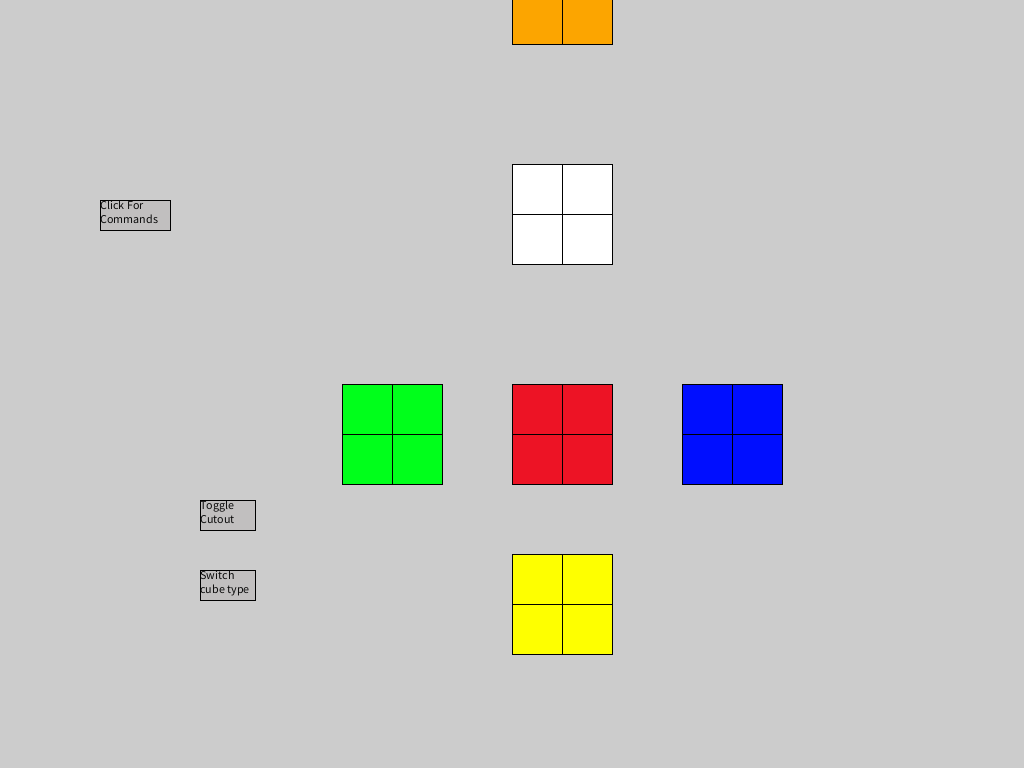
Frame 1 (no input)
Frame 60 (the mouse pressed at the canvas centre just before this capture): identical to frame 1, image omitted
Frame 120 (the mouse held since frame 60 and released just before this capture): identical to frame 1, image omitted

The Processing sketch that drew this single still picture (run headless with seeded random() and noise(); from frame 60 on, the mouse is pressed at the canvas centre):

// Processing sketch: Run_Rubiks
// ── Run_Rubiks.pde
RubiksCube player;
RubiksCube two;
RubiksCube three;
ToggleButton cutout = new ToggleButton(200, 500, 110, 60, "Toggle Cutout");
ToggleButton switchCube = new ToggleButton(200,570,110,60, "Switch cube type");
Button helpScreen = new Button(100, 200, 140, 60, "Click For Commands"); //show keyboard commands
ToggleButton goBack = new ToggleButton(2000, 2000, 120, 60, "Click to Go Back"); //go back from the help page
boolean onHelp; //are we on the help page?
boolean solve;//global for solving instantly vs animated solving
int ticks;//used to determine frames since last solve update
void setup() {
  size(1024, 768);
  three = new threeCube();
  three.reset();
  two = new twoCube();
  two.reset();
  player = two;
  ticks = 0;
  onHelp = false;
  /*
  player.front[0][0] = color(156, 156, 156);
   player.back[0][0] = color(156, 156, 156);
   player.left[0][0] = color(156, 156, 156);
   player.right[0][0] = color(156, 156, 156);
   player.up[0][0] = color(156, 156, 156);
   player.down[0][0] = color(156, 156, 156);
   
   */
  //for cutouting ignore otherwise
  solve = false;
}

void draw() {
  clear();
  int x = 512;
  int y = 384;
  cutout.makeButton();
  switchCube.makeButton();
  if (!onHelp) { //becomes replaced with the goBack button
  helpScreen.x = 100;
  helpScreen.y = 200;
  goBack.x = 2000;
  goBack.y = 2000;
  helpScreen.makeButton();
  }
  if (helpScreen.isPressed) { //<>//
    helpScreen.x = 2000; //<>//
    helpScreen.y = 2000; //<>//
    onHelp = true; //<>//
    goBack.x = 100; //<>//
    goBack.y = 150; //<>//
    goBack.makeButton(); //<>//
    fill(256, 256, 256); //<>//
    text("Welcome to the help screen for the Virtual Rubik's Cube!\nIn this helpful guide, you can find the commands for the " + //<>//
    "variety of options available to you. \nThey are listed down below:\n\n" +  //<>//
    //commands from here //<>//
    "Cubes\n" + //<>//
    "Y - Toggle between 2x2 cube or 3x3 cube\n\n" + //<>//
    "Rotations\n" +  //<>//
    "W - Physically rotates the cube upwards (Front face ----> up face)\n\n" + //<>//
    "A - Physically rotates the cube left (Front face ----> left face)\n\n" + //<>//
    "S - Physically rotates the cube right (Front face ---> right face)\n\n" + //<>//
    "D - Physically rotates the cube downwards (Front face ----> down face)\n\n" + //<>//
    "Turning\n\n" + //<>//
    "b - turns the front face clockwise\n\n" + //<>//
    "B - turns the front face counterclockwise\n\n" +  //<>//
    "g - turns the right face clockwise\n\n" +  //<>//
    "G - turns the right face counterclockwise\n\n" + //<>//
    "g - turns the right face clockwise\n\n" +  //<>//
    "G - turns the right face counterclockwise\n\n" + //<>//
    "h - turns the left face clockwise\n\n" +  //<>//
    "H - turns the left face counterclockwise\n\n" +  //<>//
    "n - turns the back face clockwise\n\n" + //<>//
    "N - turns the back face counterclockwise\n\n" + //<>//
    "j - turns the up face clockwise\n\n" + //<>//
    "J - turns the up face counterclockwise\n\n" + //<>//
    "m - turns the down face clockwise\n\n" + //<>//
    "M - turns the down face counterclockwise", width / 2 - 100, (height / 8) - 50, width - 100, height - 100); //<>//
    helpScreen.isPressed = true; //keeps the guide up //<>//
    if (goBack.isPressed) { //<>//
      onHelp = false; //<>//
      helpScreen.isPressed = false; //<>//
      goBack.isPressed = false;
    }//end guide //<>//
  }else{ //<>//
  if (switchCube.isPressed) { //user wishes to switch cubes //<>//
   if (player.size == 2) { //<>//
    player = three; //<>//
    switchCube.isPressed = !switchCube.isPressed; //<>//
   }else{ //<>//
    player = two; //<>//
    switchCube.isPressed = !switchCube.isPressed; //<>//
    } //<>//
  } //<>//
  if (cutout.isPressed) { //<>//
    if (player.size == 2) {     //<>//
      for (color[] a : player.front) { //<>//
        for (color b : a) {
          fill(256, 256, 256);
          rect(x, y, 55, 55);
          fill(b);
          rect(x, y, 50, 50);
          x += 75;
        }//end for
        y += 75;
        x = 512;
      }//end for
    }//if
    else {
      for (color[] a : player.front) {
        for (color b : a) {
          fill(256, 256, 256);
          rect(x, y, 55, 55);
          fill(b);
          rect(x, y, 50, 50);
          x += 75;
        }//end for
        y += 75;
        x = 512;
      }
    }//if you're 3x3 you have a different draw
  }//for button
  else {
    if (player.size == 2) {
      for (color[] m : player.front) {
        for (color n : m) {
          fill(n);
          rect(x, y, 50, 50);
          x+=50;
        }
        y+=50;
        x = 512;
      }
      y-=220;//move up
      for (color[] m : player.up) {
        for (color n : m) {
          fill(n);
          rect(x, y, 50, 50);
          x+=50;
        }
        y+=50;
        x = 512;
      }
      y-=220;//move up
      for (color[] m : player.back) {
        for (color n : m) {
          fill(n);
          rect(x, y, 50, 50);
          x+=50;
        }
        y+=50;
        x = 512;
      }
      y = 504; //move back down
      for (color[] m : player.down) {
        for (color n : m) {
          fill(n);
          rect(x, y, 50, 50);
          x+=50;
        }
        y+=50;
        x = 512;
      }
      y = 384;//back up
      x = 512 -120;//left for left face
      for (color[] m : player.left) {
        for (color n : m) {
          fill(n);
          rect(x, y, 50, 50);
          x+=50;
        }
        y+=50;
        x = 512-120;
      }
      y = 384;//back up
      x = 512 + 120;//over to right
      for (color[] m : player.right) {
        for (color n : m) {
          fill(n);
          rect(x, y, 50, 50);
          x+=50;
        }
        y+=50;
        x = 512 + 120;
      }
    }//if 
    else {
      for (color[] m : player.front) {
        for (color n : m) {
          fill(n);
          rect(x, y, 50, 50);
          x+=50;
        }
        y+=50;
        x = 512;
      }
      y-=320;//move up
      for (color[] m : player.up) {
        for (color n : m) {
          fill(n);
          rect(x, y, 50, 50);
          x+=50;
        }
        y+=50;
        x = 512;
      }
      y-=320;//move up
      for (color[] m : player.back) {
        for (color n : m) {
          fill(n);
          rect(x, y, 50, 50);
          x+=50;
        }
        y+=50;
        x = 512;
      }
      y = 554;
      for (color[] m : player.down) {
        for (color n : m) {
          fill(n);
          rect(x, y, 50, 50);
          x+=50;
        }
        y+=50;
        x = 512;
      }
      y = 384;
      x = 512 -170;
      for (color[] m : player.left) {
        for (color n : m) {
          fill(n);
          rect(x, y, 50, 50);
          x+=50;
        }
        y+=50;
        x = 512 - 170;
      }
      y = 384;
      x = 512 + 170;
      for (color[] m : player.right) {
        for (color n : m) {
          fill(n);
          rect(x, y, 50, 50);
          x+=50;
        }
        y+=50;
        x = 512 + 170;
      }
      
    }//
  }//else
  if (solve) {//if solving animation toggled perform part of a solve
    ticks += 1;
    if (ticks == 60) {
      player.solve(1); 
      ticks = 0;
    }
  }//end solve animation

  if (player.isSolved()) { //if at anypoint the cube is solved, clear the moves stack
    Stack<Integer> newStack  = new Stack<Integer>(); 
    player.solStack = newStack;
  }
  }
}//end draw

void keyPressed() {
  if (key == 119) {//RU
    player.rotateUp();
    if (player.solStack.isEmpty()) {
      player.solStack.push(13);
    } else if (!(player.solStack.peek() == 12)) {
      player.solStack.push(13);//pushes opposite of move performed to make the process reversible into a solved state
    } else {
      player.solStack.pop();
    }
  }
  if (key == 97) {//RL
    player.rotateLeft();
    if (player.solStack.isEmpty()) {
      player.solStack.push(15);
    } else if (!(player.solStack.peek() == 14)) {
      player.solStack.push(15);
    } else {
      player.solStack.pop();
    }
  }
  if (key == 115) {//RD
    player.rotateDown();
    if (player.solStack.isEmpty()) {
      player.solStack.push(12);
    } else if (!(player.solStack.peek() == 13)) {
      player.solStack.push(12);
    } else {
      player.solStack.pop();
    }
  }
  if (key == 100) {//RR
    player.rotateRight();
    if (player.solStack.isEmpty()) {
      player.solStack.push(14);
    } else if (!(player.solStack.peek() == 15)) {
      player.solStack.push(14);
    } else {
      player.solStack.pop();
    }
  }

  if (key == 'b') { //FC
    player.turnFC();
    if (player.solStack.isEmpty()) {
      player.solStack.push(1);
    } else if (!(player.solStack.peek() == 0)) {
      player.solStack.push(1);
    } else {
      player.solStack.pop();
    }
  }
  if (key == 'B') { //FCC
    player.turnFCC();
    if (player.solStack.isEmpty()) {
      player.solStack.push(0);
    } else if (!(player.solStack.peek() == 1)) {
      player.solStack.push(0);
    } else {
      player.solStack.pop();
    }
  }
  if (key == 'g') { //RC
    player.turnRC();
    if (player.solStack.isEmpty()) {
      player.solStack.push(3);
    } else if (!(player.solStack.peek() == 2)) {
      player.solStack.push(3);
    } else {
      player.solStack.pop();
    }
  }
  if (key == 'G') { //RCC
    player.turnRCC();
    if (player.solStack.isEmpty()) {
      player.solStack.push(2);
    } else if (!(player.solStack.peek() == 3)) {
      player.solStack.push(2);
    } else {
      player.solStack.pop();
    }
  }
  if (key == 'h') { //LC
    player.turnLC();
    if (player.solStack.isEmpty()) {
      player.solStack.push(5);
    } else if (!(player.solStack.peek() == 4)) {
      player.solStack.push(5);
    } else {
      player.solStack.pop();
    }
  }
  if (key == 'H') { //LCC
    player.turnLCC();
    if (player.solStack.isEmpty()) {
      player.solStack.push(4);
    } else if (!(player.solStack.peek() == 5)) {
      player.solStack.push(4);
    } else {
      player.solStack.pop();
    }
  }
  if (key == 'n') { //BC
    player.turnBC();
    if (player.solStack.isEmpty()) {
      player.solStack.push(11);
    } else if (!(player.solStack.peek() == 10)) {
      player.solStack.push(11);
    } else {
      player.solStack.pop();
    }
  }
  if (key == 'N') { //BCC
    player.turnBCC();
    if (player.solStack.isEmpty()) {
      player.solStack.push(10);
    } else if (!(player.solStack.peek() == 11)) {
      player.solStack.push(10);
    } else {
      player.solStack.pop();
    }
  }
  if (key == 'j') { //UC
    player.turnUC();
    if (player.solStack.isEmpty()) {
      player.solStack.push(9);
    } else if (!(player.solStack.peek() == 8)) {
      player.solStack.push(9);
    } else {
      player.solStack.pop();
    }
  }
  if (key == 'J') { //UCC
    player.turnUCC();
    if (player.solStack.isEmpty()) {
      player.solStack.push(8);
    } else if (!(player.solStack.peek() == 9)) {
      player.solStack.push(8);
    } else {
      player.solStack.pop();
    }
  }
  if (key == 'm') { //DC
    player.turnDC();
    if (player.solStack.isEmpty()) {
      player.solStack.push(7);
    } else if (!(player.solStack.peek() == 6)) {
      player.solStack.push(7);
    } else {
      player.solStack.pop();
    }
  }
  if (key == 'M') { //DCC
    player.turnDCC();
    if (player.solStack.isEmpty()) {
      player.solStack.push(6);
    } else if (!(player.solStack.peek() == 7)) {
      player.solStack.push(6);
    } else {
      player.solStack.pop();
    }
  }
  if (key == 'z') {
    player.solve(0);
  }
  if (key == 'Z') {
    solve = !solve;
  }
  if (key == 'X' || key == 'x') {
    player.shuffle();
  }
  if (key == 'r'){
     if (player.solStack.isEmpty()){
        System.out.println("It is solved already!");
     }
     else{
        int top = player.solStack.peek();
        if (top == 0){
          System.out.println("Hint: press b");
        }
        if (top == 1){
          System.out.println("Hint: press B");
        }
        if (top == 2){
          System.out.println("Hint: press g");
        }
        if (top == 3){
          System.out.println("Hint: press G");
        }
        if (top == 4){
          System.out.println("Hint: press h");
        }
        if (top == 5){
          System.out.println("Hint: press H");
        }
        if (top == 6){
          System.out.println("Hint: press m");
        }
        if (top == 7){
          System.out.println("Hint: press M");
        }
        if (top == 8){
          System.out.println("Hint: press j");
        }
        if (top == 9){
          System.out.println("Hint: press J");
        }
        if (top == 10){
          System.out.println("Hint: press n");
        }
        if (top == 11){
          System.out.println("Hint: press N");
        }
        if (top == 12){
          System.out.println("Hint: press w");
        }
        if (top == 13){
          System.out.println("Hint: press s");
        }
        if (top == 14){
          System.out.println("Hint: press a");
        }
        if (top == 15){
          System.out.println("Hint: press d");
        }
     }
  }
  if (key == 'y'){
        if (player.size == 2){
           player = three; 
        }
        else{
           player = two; 
        }
     }
  /*if (key == 't'){
   System.out.println("is it solved? " + player.isSolved());
   System.out.println("empty? "+ player.solStack.isEmpty());
   }*/
}
void mouseClicked() {
  cutout.mouseClicked();
  switchCube.mouseClicked();
  helpScreen.mouseClicked();
  goBack.mouseClicked();
}

// ── Button.pde
public class Button {
  int x;
  int y;
  String message;
  float xsize;
  float ysize;
  boolean isPressed = false;
  public Button(int xCoor, int yCoor, float xSize, float ySize, String writing) {
    x = xCoor;
    y = yCoor;
    xsize = xSize / 2;
    ysize = ySize / 2;
    message = writing;
  }//end constuctor
  
  public void makeButton() {
      fill(#C1BFBF);
      rect(x, y, xsize, ysize);
      fill(#0A0A0A);
      text(message, x, y, xsize, ysize); 
  }
  void mouseClicked() {
    if (mouseX >= x && mouseX <= x + xsize && mouseY >= y && mouseY <= y + ysize) {      
      fill(#080707);
      rect(x, y, xsize, ysize);
      fill(#FAF7F7);
      text(message, x, y, xsize, ysize);
      isPressed = true;
    }
  }
}

// ── RubiksCube.pde
import java.util.Stack;
public abstract class RubiksCube {

  protected int size;//signifies wether 2x2 or 3x3
  color[][] front, back, left, right, up, down;//6 faces of a rubiks cube
  /*************************************************************************
   Solving the cube
   *************************************************************************/

  protected Stack<Integer> solStack;//stack that holds solution
  //will track every move performed to allow for contructing a solution backwards
  /*
  Integers will represent a move
   0 = FC = Front clockwise . . . .  etc
   1 = FCC
   2 = RC
   3 = RCC
   4 = LC
   5 = LCC
   6 = DC
   7 = DCC
   8 = UC
   9 = UCC
   10 = BC
   11 = BCC
   12 = RU = Rotate Up  . . . . . etc
   13 = RD
   14 = RL
   15 = RR
   
   */

  public void solve(int x) {
    while (!solStack.isEmpty()) {
      if (isSolved()){
         Stack<Integer> newStack  = new Stack<Integer>(); //clears the solutions stack
         solStack = newStack;
         return;  //If shuffle by random chance made circular move back to solved state, animation will stop
      }
      int peekStack = solStack.peek();
      switch(peekStack) {
      case 0: 
        turnFC();
        break;
      case 1: 
        turnFCC();
        break;
      case 2: 
        turnRC();
        break;
      case 3: 
        turnRCC();
        break;
      case 4: 
        turnLC();
        break;
      case 5: 
        turnLCC();
        break;
      case 6: 
        turnDC();
        break;
      case 7: 
        turnDCC();        
        break;
      case 8: 
        turnUC();
        break;
      case 9: 
        turnUCC();
        break;
      case 10:
        turnBC();
        break;
      case 11:
        turnBCC();
        break;
      case 12:
        rotateUp();
        break;
      case 13:
        rotateDown();
        break;
      case 14:
        rotateLeft();
        break;
      case 15:
        rotateRight();        
        break;
      }//end switch
      solStack.pop();
      if (x == 1) {
        break;
      }
    }//end while loop
  }//end solve
  /**********************************************************************
   General use FXNs 
   
   ***********************************************************************/
  public void shuffle() {
    int operation;
    reset(); //resets the cube to prevent lots of moves being pushed into the moves stack
    for (int x = 0; x < 30; x++) {
      operation = (int)(Math.random() * 16);
      switch(operation) {
      case 0: 
        turnFC();
        solStack.push(1);
        break;
      case 1: 
        turnFCC();
        solStack.push(0);
        break;
      case 2: 
        turnRC();
        solStack.push(3);
        break;
      case 3: 
        turnRCC();
        solStack.push(2);
        break;
      case 4: 
        turnLC();
        solStack.push(5);
        break;
      case 5: 
        turnLCC();
        solStack.push(4);
        break;
      case 6: 
        turnDC();
        solStack.push(7);
        break;
      case 7: 
        turnDCC();
        solStack.push(6);
        break;
      case 8: 
        turnUC();
        solStack.push(9);
        break;
      case 9: 
        turnUCC();
        solStack.push(8);
        break;
      case 10:
        turnBC();
        solStack.push(11);
        break;
      case 11:
        turnBCC();
        solStack.push(10);
        break;
      case 12:
        rotateUp();
        solStack.push(13);
        break;
      case 13:
        rotateDown();
        solStack.push(12);
        break;
      case 14:
        rotateLeft();
        solStack.push(15);
        break;
      case 15:
        rotateRight();
        solStack.push(14);
        break;
      }//end switch
    }
  }//end shuffle
  public String toString() {
    String retVal = "";
    retVal += "Front face:\n";
    for (color[] n : front) {       
      for (color m : n) {
        retVal += m + ", ";
      }
      retVal+="\n";
    }
    retVal += "Back face:\n";
    for (color[] n : back) {       
      for (color m : n) {
        retVal += m + ", ";
      }
      retVal+="\n";
    }
    retVal += "Left face:\n";
    for (color[] n : left) {       
      for (color m : n) {
        retVal += m + ", ";
      }
      retVal+="\n";
    }
    retVal += "Right face:\n";
    for (color[] n : right) {       
      for (color m : n) {
        retVal += m + ", ";
      }
      retVal+="\n";
    }
    retVal += "Up face:\n";
    for (color[] n : up) {       
      for (color m : n) {
        retVal += m + ", ";
      }
      retVal+="\n";
    }
    retVal += "Down face:\n";
    for (color[] n : down) {       
      for (color m : n) {
        retVal += m + ", ";
      }
      retVal+="\n";
    }
    return retVal;
  }//end toString

  public boolean isSolved() {
    color temp = front[0][0];
    for (color[] n : front) {//check for conformity in the front face
      for (color m : n) {
        if (!(m==temp)) {
          return false;
        }
      }
    }
    temp = back[0][0];
    for (color[] n : back) {//check for conformity in the back
      for (color m : n) {
        if (!(m==temp)) {
          return false;
        }
      }
    }
    temp = left[0][0];
    for (color[] n : left) {//check for conformity on the left
      for (color m : n) {
        if (!(m==temp)) {
          return false;
        }
      }
    }
    temp = right[0][0];
    for (color[] n : right) {//same but for right
      for (color m : n) {
        if (!(m==temp)) {
          return false;
        }
      }
    }
    temp = up[0][0];
    for (color[] n : up) {//again check
      for (color m : n) {
        if (!(m == temp)) {
          return false;
        }
      }
    }
    temp = down[0][0];
    for (color[] n : down) {//last face to check
      for (color m : n) {
        if (!(m ==temp)) {
          return false;
        }
      }
    }
    return true;
  }//end isSolved

  public void reset() {
    for (color[] m : front) {//front becomes red
      for (int x = 0; x < m.length; x++) {
        m[x]= color(237, 19, 37);
      }
    }
    for (color[] m : back) {//becomes orange
      for (int x = 0; x < m.length; x++) {
        m[x]= color(252, 165, 0);
      }
    }
    for (color[] m : up) {//becomes white
      for (int x = 0; x < m.length; x++) {
        m[x]= color(255, 255, 255);
      }
    }
    for (color[] m : down) {//becomes yellow
      for (int x = 0; x < m.length; x++) {
        m[x]= color(254, 255, 0);
      }
    }
    for (color[] m : left) {//becomes green
      for (int x = 0; x < m.length; x++) {
        m[x]= color(0, 255, 27);
      }
    }
    for (color[] m : right) {//becomes blue
      for (int x = 0; x < m.length; x++) {
        m[x]= color(0, 14, 255);
      }
    }
    Stack<Integer> newStack  = new Stack<Integer>(); //clears the solutions stack
    solStack = newStack;
  }//end reset

  /**********************************************************************
   FXNS Incorporating turning     
   
   ***********************************************************************/
  protected abstract void turn(color[][] a, int turn);//to be implemented for specific use within 2x2 and 3x3 rubiks cube classes turn 1 == clockwise 0 == CC
  public void turnFC() {//will turn the front face clockwise;
    turn(front, 1);
  }//end
  public void turnFCC() {//will turn front face Counter clockwise
    turn(front, 0);
  }//end
  public void turnRC() {//right face clockwise
    turn(right, 1);
  }//end 
  public void turnRCC() {//right face counterclockwise
    turn(right, 0);
  }//end
  public void turnLC() {//left face clockwise
    turn(left, 1);
  }//end 
  public void turnLCC() {//left face counterClockwise
    turn(left, 0);
  }//end 
  public void turnBC() {//back face clockwise
    turn(back, 1);
  }//end 
  public void turnBCC() {//turn back face counterclockwise
    turn(back, 0);
  }//end 
  public void turnUC() {//turn up face clockwise
    turn(up, 1);
  }//end 
  public void turnUCC() {//turn up face Counterclockwise
    turn(up, 0);
  }//end
  public void turnDC() {//turn down face Clockwise
    turn(down, 1);
  }//end
  public void turnDCC() {//turn down face Counter Clockwise
    turn(down, 0);
  }//end
  /**********************************************************************
   FXNS Involving changing perspective     
   
   ***********************************************************************/
  public abstract void rotateUp();
  public abstract void rotateDown();
  public abstract void rotateLeft();
  public abstract void rotateRight();
}//end class

// ── ToggleButton.pde
/**
*Button subclass that works as a lever, able to be both on and off multiple times
*/

public class ToggleButton extends Button {
  public ToggleButton(int xCoor, int yCoor, float xSize, float ySize, String writing) {
    super(xCoor, yCoor, xSize, ySize, writing); //inherit from super
  }//end constuctor
  
  //display button
  
  public void makeButton() {
    super.makeButton();
  }//end makeButton()
  
  public void mouseClicked() {
    if (mouseX >= x && mouseX <= x + xsize && mouseY >= y && mouseY <= y + ysize) {      
      fill(#080707);
      rect(x, y, xsize, ysize);
      fill(#FAF7F7);
      text(message, x, y, xsize, ysize);
      isPressed = !isPressed; //allows togglability
    }//end if
  }//end mouseClicked()
}//end class

// ── threeCube.pde
public class threeCube extends RubiksCube {
  public threeCube() {
    front = new color[3][3];
    back = new color[3][3];
    up = new color[3][3];
    down = new color[3][3];
    left = new color[3][3];
    right = new color[3][3];
    solStack = new Stack<Integer>(); //move tracking
    size = 3;
  }//end constructor
  protected void turn(color[][] a, int turn) {

    color[] tmp = new color[3]; //new array to hold colors
    if (a.equals(front) && turn ==1) {
      rotateHC(front);//front 90 degrees
      tmp[0] = up[2][0];
      tmp[1] = up[2][1];
      tmp[2] = up[2][2];
      //hard code lets go
      up[2][0] = left[2][2];
      up[2][1] = left[1][2];
      up[2][2] = left[0][2];
      //left --> up
      left[2][2] = down[0][2];
      left[1][2] = down[0][1];
      left[0][2] = down[0][0];
      //down --> left
      down[0][2] = right[0][0];
      down[0][1] = right[1][0];
      down[0][0] = right[2][0];
      //right --> down
      right[0][0] = tmp[0];
      right[1][0] = tmp[1];
      right[2][0] = tmp[2];
      //up --> right
    }//clockwise for front face
    if (a.equals(front) && turn == 0) {
      for (int x = 0; x < 3; x++) {
        turn(front, 1);
      }
    }
    if (a.equals(right) && turn == 1) {//c
      rotateLeft();//now right is in the front
      turn(front, 1);
      rotateRight();//now its back where it belongs
    }
    if (a.equals(right) && turn == 0) {//cc
      rotateLeft();//now right is in the front
      turn(front, 0);
      rotateRight();//now its back where it belongs
    }
    if (a.equals(left) && turn == 1) {
      rotateRight();//left is in the front spot
      turn(front,1);//clockwise turn
      rotateLeft();//now its back where it belongs
    }
    if (a.equals(left) && turn == 0) {
      rotateRight();//left is in the front spot
      turn(front,0);//counterclockwise turn
      rotateLeft();//now its back where it belongs
    }
    if (a.equals(up) && turn == 1) {
      rotateDown();//up is in the front spot
      turn(front,1);
      rotateUp();//now its back
    }
    if (a.equals(up) && turn == 0) {
      rotateDown();//up is in the front spot
      turn(front,0);
      rotateUp();//now its back
    }
    if (a.equals(down) && turn == 1) {
      rotateUp();//down is now in the front
      turn(front,1);
      rotateDown();//now its back 
    }
    if (a.equals(down) && turn == 0) {
      rotateUp();//down is now in the front
      turn(front,0);
      rotateDown();//now its back 
    }
    if (a.equals(back) && turn == 1) {
      rotateDown();
      rotateDown();
      turn(front,0);
      rotateUp();
      rotateUp();
    }
    if (a.equals(back) && turn == 0) {
      rotateDown();
      rotateDown();
      turn(front,1);
      rotateUp();
      rotateUp();
    }
  }//end turn(color[][],int)
  private void rotateHC(color[][] a) {
    color tmp = a[0][0];
    color tmp2 = a[0][1];
    //move corners clockwise; 
    a[0][0] =a[2][0];
    a[2][0] =a[2][2];
    a[2][2] =a[0][2];
    a[0][2] =tmp;
    //move middle pieces clockwise
    a[0][1] = a[1][0];
    a[1][0] = a[2][1];
    a[2][1] = a[1][2];
    a[1][2] = tmp2;
  }//end rotate
  private void rotateHCC(color[][] a) {//while this may seem inefficient its neglible due to the size of the cube in general use you wont be running 100k cubes at once
    for (int x = 0; x < 3; x++) {
      rotateHC(a);
    }
  }//end ration function

  public void rotateUp() {
    color[][] temp = front;
    front = down;
    down = back;
    back = up;
    up = temp;
    rotateHC(right);
    rotateHCC(left);
  }
  public void rotateDown() {
    color[][] temp = front;
    front = up;
    up = back;
    back = down;
    down = temp;
    rotateHC(left);
    rotateHCC(right);
  }
  public void rotateLeft() {
    color[][] temp = front;
    front = right;
    rotateHC(back);
    rotateHC(back);
    right = back;
    rotateHC(left);
    rotateHC(left);
    back = left;
    left = temp;
    rotateHC(up);
    rotateHCC(down);
  }
  public void rotateRight() {
    color[][] temp = front;
    front = left;
    rotateHC(back);
    rotateHC(back);
    left = back;
    rotateHC(right);
    rotateHC(right);
    back = right;
    right = temp;
    rotateHC(down);
    rotateHCC(up);
  }
}

// ── twoCube.pde
public class twoCube extends RubiksCube { 
  public twoCube() {
    front = new color[2][2];
    back = new color[2][2];
    up = new color[2][2];
    down = new color[2][2];
    left = new color[2][2];
    right = new color[2][2];
  }//end constructor

  /**
   *Turns the cube given that the first is the one to be turned
   **/
  protected void turn(color[][] a, int turn) {

    color[] tmp = new color[2]; //new array to hold colors
    if (a.equals(front) && turn == 1) {
      rotateHC(front); //rotate front 90 degs
      //hardcoding start
      /**
       *Original colors:
       *Up: Yellow
       *Front: Red
       *Left: Green
       *Right: Blue
       *Down: White
       *Back: Orange
       */
      tmp[0] = up[1][0]; //add bottom row of up face to an array 
      tmp[1] = up[1][1];
      up[1][0] = left[1][1]; //left[1][1] is in this position because it's now on the side
      up[1][1] = left[0][1];
      left[0][1] = down[0][0]; //down[0][0] is the gray dot, moves to left's side 
      left[1][1] = down[0][1]; 
      down[0][0] = right[1][0]; 
      down[0][1] = right[0][0];
      right[0][0] = tmp[0];
      right[1][0] = tmp[1];
    } 
    if (a.equals(front) && turn == 0) {
      for (int x = 0; x < 3; x++) {
        turn(front, 1);
      }
    } 
    if (a.equals(right) && turn == 1) {
      rotateHC(right); //rotate front 90 degs

      tmp[0] = up[0][1];  
      tmp[1] = up[1][1];

      up[0][1] = front[0][1]; 
      up[1][1] = front[1][1];

      front[0][1] = down[0][1]; //down[0][0] is the gray dot, moves to left's side
      front[1][1] = down[1][1]; 

      down[0][1] = back[0][1]; 
      down[1][1] = back[1][1];

      back[0][1] = tmp[0];
      back[1][1] = tmp[1];
    } 
    if (a.equals(right) && turn == 0) {
      for (int x = 0; x < 3; x++) {
        turn(right, 1);
      }
    } 
    if (a.equals(left) && turn == 1) {
      rotateHC(left); //rotate front 90 degs

      tmp[0] = up[0][0];  
      tmp[1] = up[1][0];

      up[0][0] = back[0][0]; 
      up[1][0] = back[1][0];

      back[0][0] = down[0][0]; //down[0][0] is the gray dot, moves to left's side
      back[1][0] = down[1][0]; 

      down[0][0] = front[0][0]; 
      down[1][0] = front[1][0];

      front[0][0] = tmp[0];
      front[1][0] = tmp[1];
    } 
    if (a.equals(left) && turn == 0) {
      for (int x = 0; x < 3; x++) {
        turn(left, 1);
      }
    }
    if (a.equals(back) && turn == 0) {
      rotateDown();
      rotateDown();//now back is in the front pos
      turn(front,1);
      rotateUp();
      rotateUp();//put it back where it was
    } 
    if (a.equals(back) && turn == 1) {
      for (int x = 0; x < 3; x++) {
        turn(back, 0);
      }
    }
    if (a.equals(up) && turn == 1) {
      rotateDown();
      //now up is in the front pos
      turn(front,1);
      rotateUp();
      //put it back where it was
    } 
    if (a.equals(up) && turn == 0) {
      for (int x = 0; x < 3; x++) {
        turn(up, 1);
      }
    }
    if (a.equals(down) && turn == 1) {
      rotateUp();
      //now up is in the front pos
      turn(front,1);
      rotateDown();
      //put it back where it was
    } 
    if (a.equals(down) && turn == 0) {
      for (int x = 0; x < 3; x++) {
        turn(down, 1);
      }
    }
  }//end turn(color[][],int)
  private void rotateHC(color[][] a) {
    color temp = a[0][0];
    a[0][0] = a[1][0];
    a[1][0] = a[1][1];
    a[1][1] = a[0][1];
    a[0][1] = temp;
  }//end rotate
  private void rotateHCC(color[][] a) {
    color temp = a[0][0];
    a[0][0] = a[0][1];
    a[0][1] = a[1][1];
    a[1][1] = a[1][0];
    a[1][0] = temp;
  }//end ration function

  public void rotateUp() {
    color[][] temp = front;
    front = down;
    down = back;
    back = up;
    up = temp;
    rotateHC(right);
    rotateHCC(left);
  }
  public void rotateDown() {
    color[][] temp = front;
    front = up;
    up = back;
    back = down;
    down = temp;
    rotateHC(left);
    rotateHCC(right);
  }
  public void rotateLeft() {
    color[][] temp = front;
    front = right;
    rotateHC(back);
    rotateHC(back);
    right = back;
    rotateHC(left);
    rotateHC(left);
    back = left;
    left = temp;
    rotateHC(up);
    rotateHCC(down);
  }
  public void rotateRight() {
    color[][] temp = front;
    front = left;
    rotateHC(back);
    rotateHC(back);
    left = back;
    rotateHC(right);
    rotateHC(right);
    back = right;
    right = temp;
    rotateHC(down);
    rotateHCC(up);
  }
}//end class
